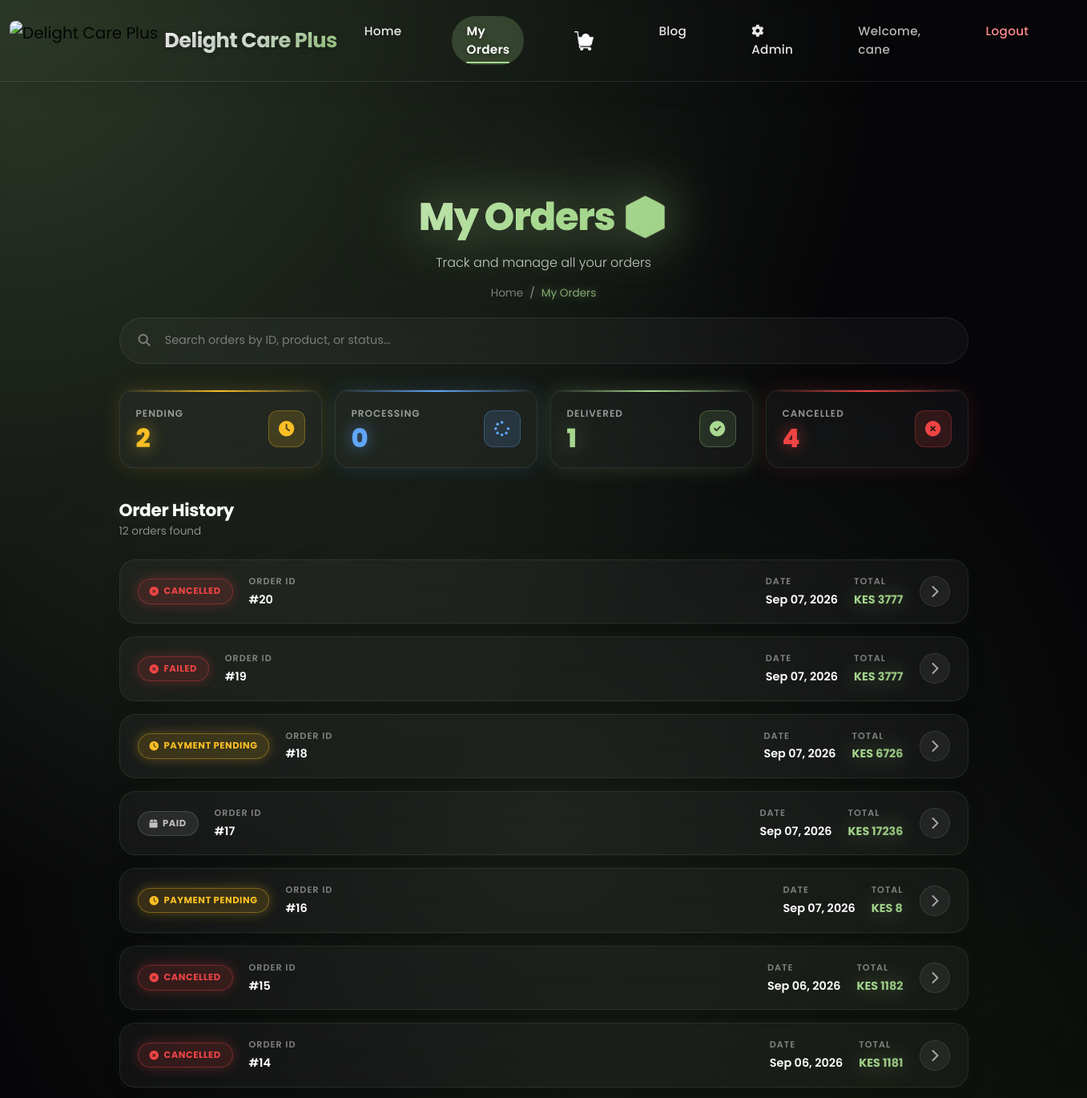
Page /my-orders/ (signed in, upper part) on the earlier database version.
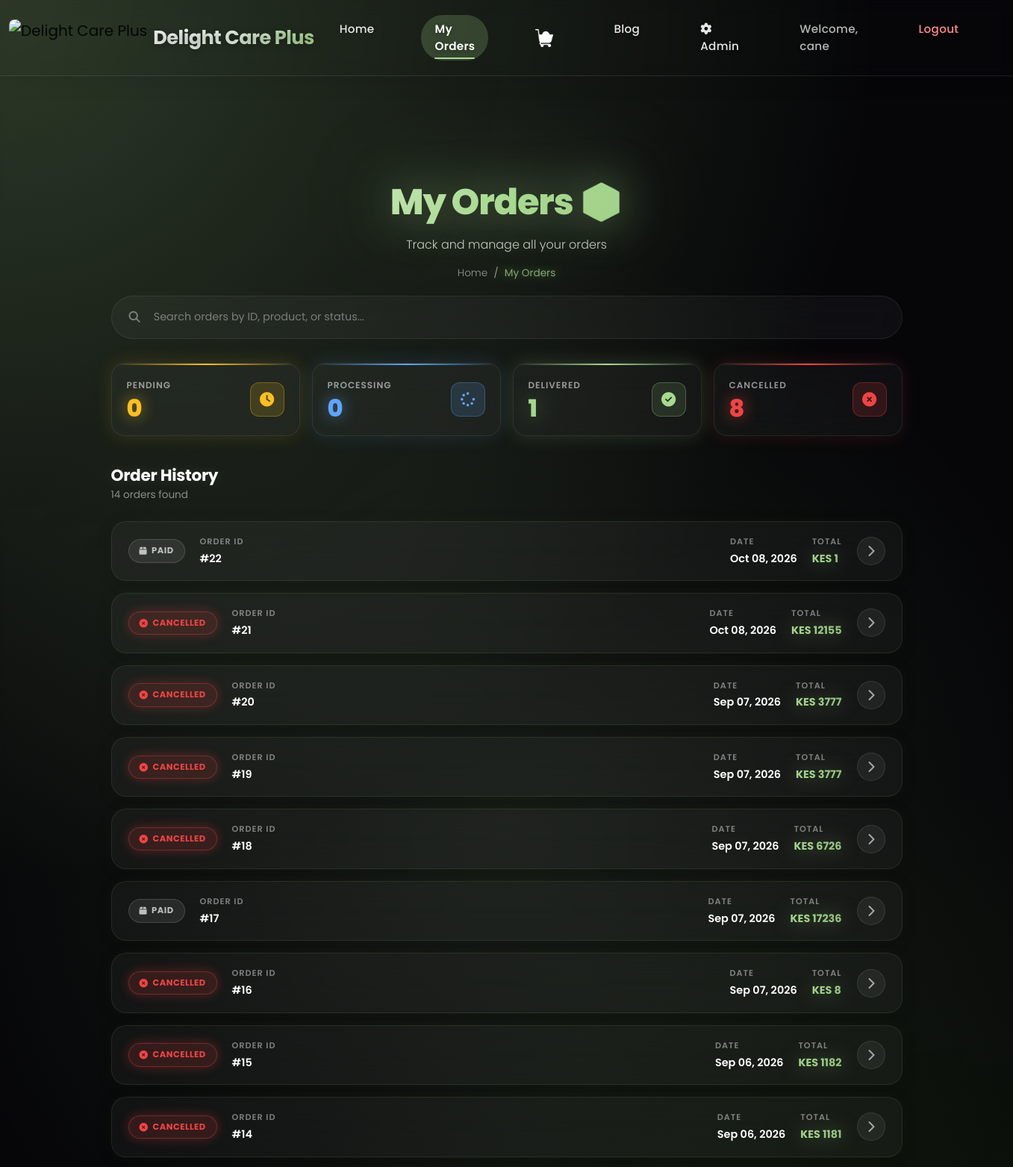
Same page on the later database version.
### store/models.py (models this page shows, shortened)
class Order(models.Model):
    STATUS_CHOICES = (
        ("PAYMENT_PENDING", "Payment Pending"),
        ("PAID", "Paid"),
        ("PLACED", "Placed"),
        ("PROCESSING", "Processing"),
        ("PACKED", "Packed"),
        ("SHIPPED", "Shipped"),
        ("OUT_FOR_DELIVERY", "Out for Delivery"),
        ("DELIVERED", "Delivered"),
        ("CANCELLED", "Cancelled"),
        ("FAILED", "Failed"),
        ("REFUNDED", "Refunded"),
    )
    user = models.ForeignKey(User, on_delete=models.CASCADE)
    name = models.CharField(max_length=200)
    phone = models.CharField(max_length=15)
    address = models.TextField()
    total_price = models.DecimalField(max_digits=10, decimal_places=2)
    gst = models.DecimalField(max_digits=10, decimal_places=2)
    grand_total = models.DecimalField(max_digits=10, decimal_places=2)
    utr_last6 = models.CharField(max_length=6, blank=True, null=True)
    payment_screenshot = models.ImageField(upload_to='payment_proofs/', blank=True, null=True)
    checkout_request_id = models.CharField(
        max_length=100, blank=True, null=True, unique=True
    )
    merchant_request_id = models.CharField(max_length=100, blank=True, null=True)
    mpesa_receipt_number = models.CharField(max_length=50, blank=True, null=True)
    mpesa_result_code = models.CharField(max_length=10, blank=True, null=True)
    mpesa_result_desc = models.TextField(blank=True, null=True)
    cancellation_reason = models.TextField(blank=True, null=True)
    cancelled_at = models.DateTimeField(blank=True, null=True)
    status = models.CharField(
        max_length=20,
        choices=STATUS_CHOICES,
        default="PAYMENT_PENDING"
    )
    created_at = models.DateTimeField(auto_now_add=True)
    updated_at = models.DateTimeField(auto_now=True)

### store/views.py (the view)
# urls.py: path("my-orders/", views.my_orders, name="my_orders"),
@login_required(login_url='login')
def my_orders(request):
    all_orders = Order.objects.filter(user=request.user).order_by("-created_at")
    pending_count = all_orders.filter(status='PAYMENT_PENDING').count()
    processing_count = all_orders.filter(status='PROCESSING').count()
    packed_count = all_orders.filter(status='PACKED').count()
    shipped_count = all_orders.filter(status='SHIPPED').count()
    out_for_delivery_count = all_orders.filter(status='OUT_FOR_DELIVERY').count()
    delivered_count = all_orders.filter(status='DELIVERED').count()
    cancelled_count = all_orders.filter(status='CANCELLED').count()
    failed_count = all_orders.filter(status='FAILED').count()
    refunded_count = all_orders.filter(status='REFUNDED').count()
    paid_count = all_orders.filter(status='PAID').count()
    placed_count = all_orders.filter(status='PLACED').count()
    total_orders = all_orders.count()
    for order in all_orders:
        if order.mpesa_receipt_number:
            order.payment_method = 'M-Pesa'
        elif order.utr_last6:
            order.payment_method = 'Bank Transfer'
        else:
            order.payment_method = 'Card'
    return render(request, "store/my_orders.html", {
        "orders": all_orders,
        "pending_count": pending_count,
        "processing_count": processing_count,
        "packed_count": packed_count,
        "shipped_count": shipped_count,
        "out_for_delivery_count": out_for_delivery_count,
        "delivered_count": delivered_count,
        "cancelled_count": cancelled_count,
        "failed_count": failed_count,
        "refunded_count": refunded_count,
        "paid_count": paid_count,
        "placed_count": placed_count,
        "total_orders": total_orders,
    })

### store/templates/store/my_orders.html (shortened to what the changed rows need)
{% extends 'base_dashboard.html' %}
{% load static %}
{% block content %}
<div class="container-fluid hero-header mb-4">
    <div class="container text-center">
        <h1 class="mb-3 animated slideInDown">My Orders 📦</h1>
    </div>
</div>
<div class="container-fluid">
    <div class="crazy-orders-container">
        <div class="crazy-stats-grid wow fadeIn">
            <div class="crazy-stat-card pending">
                <div class="crazy-stat-info">
                    <div class="crazy-stat-label">Pending</div>
                    <div class="crazy-stat-value">{{ pending_count|default:0 }}</div>
                </div>
            </div>
            <div class="crazy-stat-card cancelled">
                <div class="crazy-stat-info">
                    <div class="crazy-stat-label">Cancelled</div>
                    <div class="crazy-stat-value">{{ cancelled_count|default:0 }}</div>
                </div>
            </div>
        </div>
        <div class="crazy-section-header wow fadeIn">
            <div>
                <h2 class="crazy-section-title">Order History</h2>
                <p class="crazy-section-subtitle">
                    {% if orders %}
                        {{ orders|length }} order{{ orders|length|pluralize }} found
                    {% else %}
                        No orders yet
                    {% endif %}
                </p>
            </div>
        </div>
        {% if orders %}
        <div class="orders-list wow fadeIn">
            {% for order in orders %}
            <div class="crazy-order-card" data-order-status="{{ order.status }}">
                <div class="crazy-order-header">
                    <span class="status-badge
                        {% if order.status == 'PAYMENT_PENDING' %}pending
                        {% elif order.status == 'PROCESSING' or order.status == 'PACKED' %}processing
                        {% elif order.status == 'SHIPPED' or order.status == 'OUT_FOR_DELIVERY' %}shipped
                        {% elif order.status == 'DELIVERED' %}delivered
                        {% elif order.status == 'CANCELLED' or order.status == 'FAILED' %}cancelled
                        {% else %}other{% endif %}">
                        {% if order.status == 'PAYMENT_PENDING' %}
                            <i class="fas fa-clock"></i>
                        {% elif order.status == 'PROCESSING' or order.status == 'PACKED' %}
                            <i class="fas fa-spinner"></i>
                        {% elif order.status == 'SHIPPED' or order.status == 'OUT_FOR_DELIVERY' %}
                            <i class="fas fa-truck"></i>
                        {% elif order.status == 'DELIVERED' %}
                            <i class="fas fa-check-circle"></i>
                        {% elif order.status == 'CANCELLED' or order.status == 'FAILED' %}
                            <i class="fas fa-times-circle"></i>
                        {% else %}
                            <i class="fas fa-box"></i>
                        {% endif %}
                        {{ order.get_status_display }}
                    </span>
                    <div class="crazy-order-meta">
                        <div class="meta-label">Order ID</div>
                        <div class="meta-value">#{{ order.id }}</div>
                    </div>
                    <div class="crazy-order-meta">
                        <div class="meta-label">Date</div>
                        <div class="meta-value">{{ order.created_at|date:"M d, Y" }}</div>
                    </div>
                    <div class="crazy-order-meta">
                        <div class="meta-label">Total</div>
                        <div class="meta-value price">KES {{ order.grand_total|floatformat:0 }}</div>
                    </div>
                    <div class="crazy-order-toggle">
                        <i class="fas fa-chevron-right"></i>
                    </div>
                </div>
            </div>
            {% endfor %}
        </div>
        {% endif %}
    </div>
</div>
{% endblock %}

Differences in the rows shown:
added Order: status "PAID", id "22", created_at "Oct 08, 2026", grand_total "1"
added Order: status "CANCELLED", id "21", created_at "Oct 08, 2026", grand_total "12155"
changed Order id 19: status "FAILED" → "CANCELLED"
changed Order id 18: status "PAYMENT PENDING" → "CANCELLED"
changed Order id 16: status "PAYMENT PENDING" → "CANCELLED"
Other differences:
{{ pending_count|default:0 }}: "2" → "0"
{{ cancelled_count|default:0 }}: "4" → "8"
{{ orders|length }}: "12" → "14"
